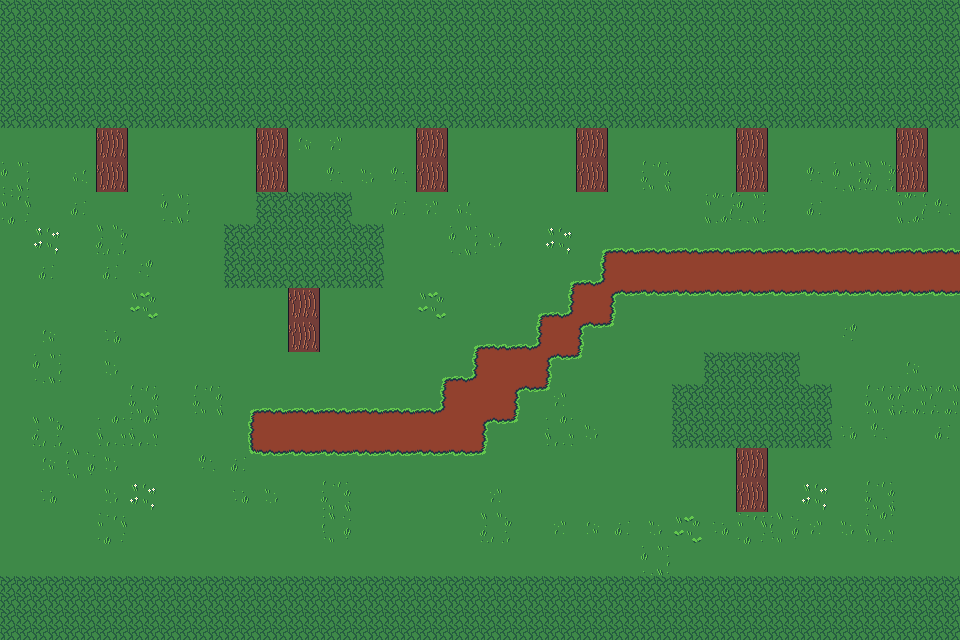

Below is a game level as drawn by its tile map, then a one-line description and the .tmx that defines it (tile-layer data replaced by summaries):
An orthogonal 30x20 tile map with 32x32 px tiles, 4 tile layers (Sol, Bordures, Plantes, Arbres) and 14 objects (11x collision, portal, portal_exit, entity).

<map version="1.10" tiledversion="1.10.2" orientation="orthogonal" renderorder="right-down" width="30" height="20" tilewidth="32" tileheight="32" infinite="0" nextlayerid="9" nextobjectid="46">
 <tileset firstgid="1" source="tilemap.tsx" />
 <layer id="6" name="Sol" width="30" height="20">
  <data>[600 cells, 600 non-empty, 3 distinct tile ids]</data>
 </layer>
 <layer id="3" name="Bordures" width="30" height="20">
  <data>[600 cells, 57 non-empty, 3 distinct tile ids]</data>
 </layer>
 <layer id="2" name="Plantes" width="30" height="20">
  <data>[600 cells, 81 non-empty, 18 distinct tile ids]</data>
 </layer>
 <objectgroup id="4" name="objects">
  <properties>
   <property name="zoom" type="float" value="3" />
  </properties>
  <object id="2" name="forest_a" type="portal" x="960" y="128" height="448">
   <properties>
    <property name="targeted_exit_name" value="forest_a" />
    <property name="targeted_map_name" value="map2" />
    <property name="targeted_scene_name" value="scene1" />
   </properties>
  </object>
  <object id="4" name="forest_b" type="portal_exit" x="926.667" y="269.333">
   <point />
  </object>
  <object id="9" type="collision" x="0" y="0" width="960" height="128">
   <properties>
    <property name="collision_type" value="solid" />
   </properties>
  </object>
  <object id="12" type="collision" x="96" y="160" width="32" height="32">
   <properties>
    <property name="collision_type" value="solid" />
   </properties>
  </object>
  <object id="20" type="collision" x="256" y="160" width="32" height="32">
   <properties>
    <property name="collision_type" value="solid" />
   </properties>
  </object>
  <object id="22" type="collision" x="416" y="160" width="32" height="32">
   <properties>
    <property name="collision_type" value="solid" />
   </properties>
  </object>
  <object id="24" type="collision" x="576" y="160" width="32" height="32">
   <properties>
    <property name="collision_type" value="solid" />
   </properties>
  </object>
  <object id="25" type="collision" x="736" y="160" width="32" height="32">
   <properties>
    <property name="collision_type" value="solid" />
   </properties>
  </object>
  <object id="27" type="collision" x="896" y="160" width="32" height="32">
   <properties>
    <property name="collision_type" value="solid" />
   </properties>
  </object>
  <object id="34" type="collision" x="288" y="320" width="32" height="32">
   <properties>
    <property name="collision_type" value="solid" />
   </properties>
  </object>
  <object id="37" type="collision" x="736" y="480" width="32" height="32">
   <properties>
    <property name="collision_type" value="solid" />
   </properties>
  </object>
  <object id="38" type="collision" x="0" y="576" width="960" height="64">
   <properties>
    <property name="collision_type" value="solid" />
   </properties>
  </object>
  <object id="40" type="collision" x="0" y="128" height="448">
   <properties>
    <property name="collision_type" value="solid" />
   </properties>
  </object>
  <object id="42" name="player" type="entity" x="271.333" y="428.667">
   <properties>
    <property name="pattern" value="player" />
   </properties>
   <point />
  </object>
 </objectgroup>
 <layer id="5" name="Arbres" width="30" height="20">
  <data>[600 cells, 214 non-empty, 2 distinct tile ids]</data>
 </layer>
</map>
